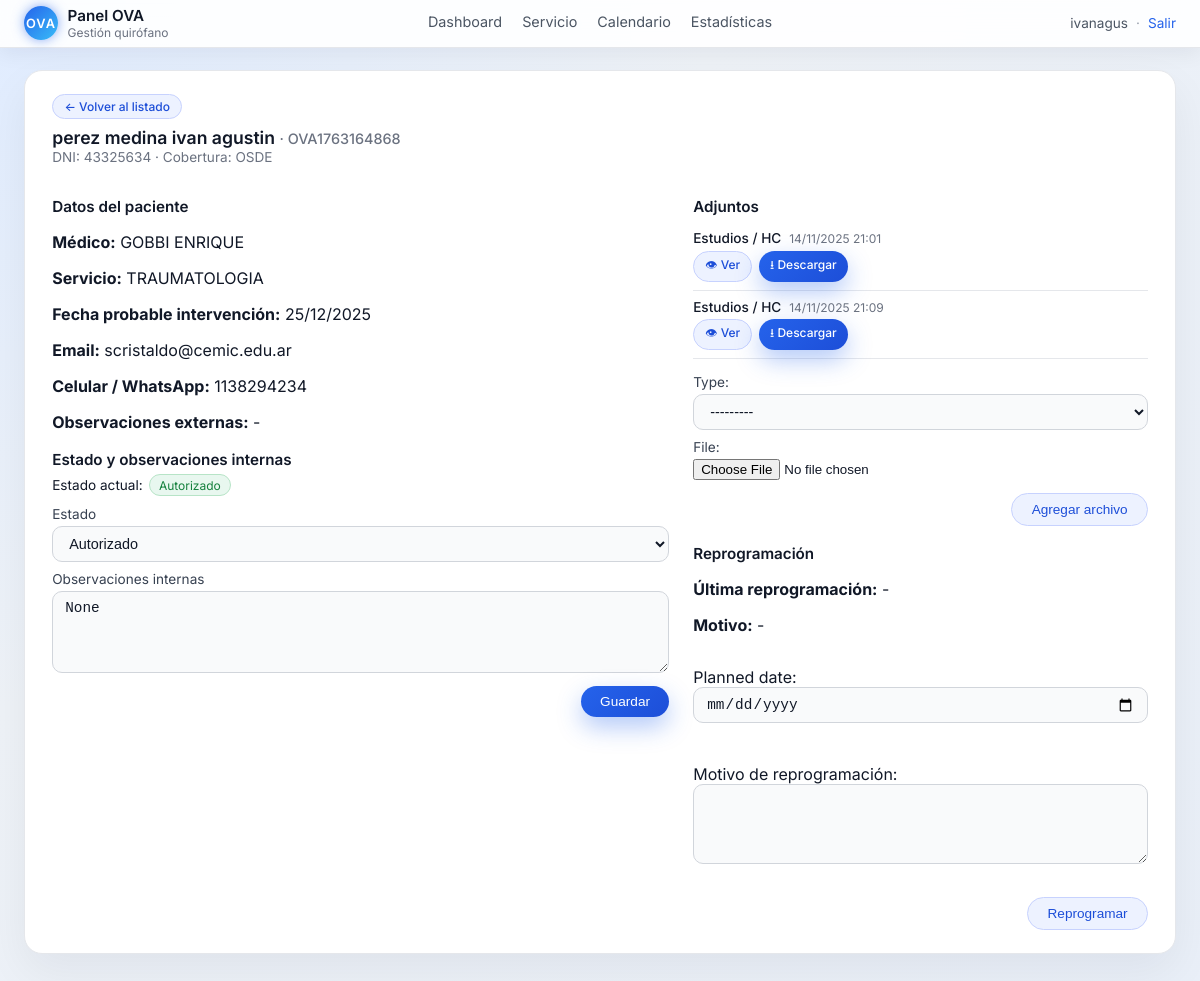
The page /servicio/1/ (signed in) on the database its author committed.
### core/models.py (models this page shows, shortened)
class Patient(models.Model):
    STATUS_PENDIENTE = 'PENDIENTE'
    STATUS_SOLICITADO = 'SOLICITADO'
    STATUS_AUTORIZADO = 'AUTORIZADO'
    STATUS_MATERIAL_PENDIENTE = 'MATERIAL_PENDIENTE'
    STATUS_RECHAZO = 'RECHAZO'
    STATUS_REPROGRAMADO = 'REPROGRAMADO'
    STATUS_CHOICES = [
        (STATUS_PENDIENTE, 'Pendiente'),
        (STATUS_SOLICITADO, 'Solicitado'),
        (STATUS_AUTORIZADO, 'Autorizado'),
        (STATUS_MATERIAL_PENDIENTE, 'Material pendiente'),
        (STATUS_RECHAZO, 'Rechazo'),
        (STATUS_REPROGRAMADO, 'Reprogramado'),
    ]
    full_name = models.CharField(max_length=255)
    dni = models.CharField(max_length=50)
    phone = models.CharField(max_length=50, blank=True, null=True)
    email = models.CharField(max_length=255, blank=True, null=True)
    coverage = models.CharField(max_length=255)
    doctor = models.CharField(max_length=255)
    service = models.CharField(max_length=255)
    planned_date = models.DateField()
    created_at = models.DateTimeField(auto_now_add=True)
    updated_at = models.DateTimeField(auto_now=True)
    status = models.CharField(
        max_length=30,
        choices=STATUS_CHOICES,
        default=STATUS_PENDIENTE
    )
    internal_observations = models.TextField(blank=True, null=True)
    external_observations = models.TextField(blank=True, null=True)
    last_reprogram_date = models.DateTimeField(blank=True, null=True)
    last_reprogram_reason = models.TextField(blank=True, null=True)
    tracking_id = models.CharField(max_length=32, unique=True, editable=False)

class Attachment(models.Model):
    TYPE_CREDENCIAL = 'CREDENCIAL'
    TYPE_DNI = 'DNI'
    TYPE_ORDEN = 'ORDEN'
    TYPE_MATERIALES = 'MATERIALES'
    TYPE_ESTUDIOS = 'ESTUDIOS'
    TYPE_CHOICES = [
        (TYPE_CREDENCIAL, 'Credencial'),
        (TYPE_DNI, 'DNI'),
        (TYPE_ORDEN, 'Orden de intervención'),
        (TYPE_MATERIALES, 'Materiales'),
        (TYPE_ESTUDIOS, 'Estudios / HC'),
    ]
    patient = models.ForeignKey(
        Patient,
        on_delete=models.CASCADE,
        related_name='attachments'
    )
    file = models.FileField(upload_to='attachments/%Y/%m/%d/')
    type = models.CharField(max_length=20, choices=TYPE_CHOICES)
    uploaded_at = models.DateTimeField(auto_now_add=True)

### core/views.py (the view, shortened to what this page needs)
# urls.py: path('servicio/<int:pk>/', views.patient_detail, name='patient_detail'),
@login_required
def patient_detail(request, pk):
    patient = get_object_or_404(Patient, pk=pk)
    attachment_form = AttachmentForm()
    reprogram_form = ReprogramForm()
    context = {
        "patient": patient,
        "attachment_form": attachment_form,
        "reprogram_form": reprogram_form,
    }
    return render(request, "core/patient_detail.html", context)

### core/forms.py
class AttachmentForm(forms.ModelForm):
    class Meta:
        model = Attachment
        fields = ['type', 'file']

class ReprogramForm(forms.ModelForm):
    reprogram_reason = forms.CharField(
        required=True,
        widget=forms.Textarea(attrs={'rows': 3}),
        label='Motivo de reprogramación'
    )
    class Meta:
        model = Patient
        fields = ['planned_date']
        widgets = {
            'planned_date': forms.DateInput(attrs={'type': 'date'}),
        }

### core/templates/core/patient_detail.html (shortened to what this page needs)
{% extends 'core/base.html' %}
{% block content %}
<section class="card card-detail">
  <div class="detail-header">
    <div class="detail-header-top">
      <a href="{% url 'core:patient_list' %}" class="btn-secondary btn-small">
        ← Volver al listado
      </a>
    </div>
    <h2 class="detail-title">
      {{ patient.full_name }}
      <span class="detail-id">· {{ patient.tracking_id }}</span>
    </h2>
    <p class="detail-meta">
      DNI: {{ patient.dni }} · Cobertura: {{ patient.coverage }}
    </p>
  </div>
  <div class="detail-grid">
    <div class="detail-column">
      <h3 class="section-title">Datos del paciente</h3>
      <p><strong>Médico:</strong> {{ patient.doctor }}</p>
      <p><strong>Servicio:</strong> {{ patient.service }}</p>
      <p><strong>Fecha probable intervención:</strong> {{ patient.planned_date|date:"d/m/Y" }}</p>
      <p><strong>Email:</strong> {{ patient.email|default:"-" }}</p>
      <p><strong>Celular / WhatsApp:</strong> {{ patient.phone|default:"-" }}</p>
      <p><strong>Observaciones externas:</strong> {{ patient.external_observations|default:"-" }}</p>
      <h3 class="section-title">Estado y observaciones internas</h3>
      <p class="detail-current-status">
        <span>Estado actual:</span>
        {% if patient.status == 'AUTORIZADO' %}
          <span class="badge badge-autorizado">{{ patient.get_status_display }}</span>
        {% elif patient.status == 'PENDIENTE' %}
          <span class="badge badge-pendiente">{{ patient.get_status_display }}</span>
        {% elif patient.status == 'SOLICITADO' %}
          <span class="badge badge-solicitado">{{ patient.get_status_display }}</span>
        {% elif patient.status == 'MATERIAL_PENDIENTE' %}
          <span class="badge badge-material">{{ patient.get_status_display }}</span>
        {% elif patient.status == 'RECHAZO' %}
          <span class="badge badge-rechazado">{{ patient.get_status_display }}</span>
        {% elif patient.status == 'REPROGRAMADO' %}
          <span class="badge badge-reprogramado">{{ patient.get_status_display }}</span>
        {% else %}
          <span class="badge">{{ patient.get_status_display }}</span>
        {% endif %}
      </p>
      <form method="post" class="detail-form">
        <div class="form-group">
          <label for="status">Estado</label>
          <select name="status" id="status">
            {% for value,label in patient.STATUS_CHOICES %}
              <option value="{{ value }}" {% if value == patient.status %}selected{% endif %}>
                {{ label }}
              </option>
            {% endfor %}
          </select>
        </div>
        <div class="form-group">
          <label for="internal_observations">Observaciones internas</label>
          <textarea name="internal_observations" id="internal_observations" rows="4">
{{ patient.internal_observations|default:"" }}</textarea>
        </div>
        <div class="form-actions">
          <button type="submit" class="btn-primary">
            Guardar
          </button>
        </div>
      </form>
    </div>
    <div class="detail-column">
      <h3 class="section-title">Adjuntos</h3>
      <ul class="attachments-list">
        {% for a in patient.attachments.all %}
          <li>
            <div class="attachment-main">
              <span class="attachment-label">{{ a.get_type_display }}</span>
              <span class="attachment-meta">
                {{ a.uploaded_at|date:"d/m/Y H:i" }}
              </span>
            </div>
            <div class="attachment-actions">
              <a href="{{ a.file.url }}" target="_blank" class="btn-secondary btn-small">
                👁 Ver
              </a>
              <a href="{{ a.file.url }}" download class="btn-primary btn-small">
                ⭳ Descargar
              </a>
            </div>
          </li>
        {% empty %}
          <li>Sin archivos adjuntos.</li>
        {% endfor %}
      </ul>
      <form method="post" enctype="multipart/form-data" class="detail-form">
        <div class="form-group">
          {{ attachment_form.type.label_tag }}
          {{ attachment_form.type }}
        </div>
        <div class="form-group">
          {{ attachment_form.file.label_tag }}
          {{ attachment_form.file }}
        </div>
        <div class="form-actions">
          <button type="submit" class="btn-secondary">
            Agregar archivo
          </button>
        </div>
      </form>
      <h3 class="section-title">Reprogramación</h3>
      <p><strong>Última reprogramación:</strong> {{ patient.last_reprogram_date|default:"-" }}</p>
      <p><strong>Motivo:</strong> {{ patient.last_reprogram_reason|default:"-" }}</p>
      <form method="post" class="detail-form">
        {{ reprogram_form.as_p }}
        <div class="form-actions">
          <button type="submit" class="btn-secondary">
            Reprogramar
          </button>
        </div>
      </form>
    </div>
  </div>
</section>
{% endblock %}

### core/templates/core/base.html (shortened to what this page needs)
{% load static %}
<!DOCTYPE html>
<html lang="es">
  <head>
    <link rel="stylesheet" href="{% static 'core/css/styles.css' %}">
    <link rel="stylesheet" href="https://cdn.jsdelivr.net/npm/fullcalendar@6.1.15/index.global.min.css">
  </head>
  <body>
    <header class="topbar">
      <div class="topbar-inner">
        <div class="topbar-left">
          <span class="logo-chip">OVA</span>
          <div class="logo-text">
            <span class="logo-title">Panel OVA</span>
            <span class="logo-subtitle">Gestión quirófano</span>
          </div>
        </div>
        <nav class="topbar-nav">
          <a href="/">Dashboard</a>
          <a href="/servicio/">Servicio</a>
          <a href="/calendario/">Calendario</a>
          <a href="/estadisticas/">Estadísticas</a>
        </nav>
        <div class="topbar-right">
          {% if user.is_authenticated %}
            <span class="user-label">{{ user.username }}</span>
            <span class="topbar-divider">·</span>
            <a href="/accounts/logout/">Salir</a>
          {% else %}
            <a href="/accounts/login/">Login</a>
          {% endif %}
        </div>
      </div>
    </header>
    <main class="main">
      <div class="main-container">
        {% block content %}{% endblock %}
      </div>
    </main>
  </body>
</html>

### rows shown on the page
Patient: full_name "perez medina ivan agustin", tracking_id "OVA1763164868", dni "43325634", coverage "OSDE", doctor "GOBBI ENRIQUE", service "TRAUMATOLOGIA", planned_date "25/12/2025", email "scristaldo@cemic.edu.ar", phone "1138294234", external_observations "-", status "Autorizado", internal_observations "None", last_reprogram_date "-", last_reprogram_reason "-"
Attachment: type "Estudios / HC", uploaded_at "14/11/2025 21:01"
Attachment: type "Estudios / HC", uploaded_at "14/11/2025 21:09"

### other values the page prints
{{ user.username }} "ivanagus"
{{ attachment_form.type.label_tag }} "Type:"
{{ attachment_form.file.label_tag }} "File:"
